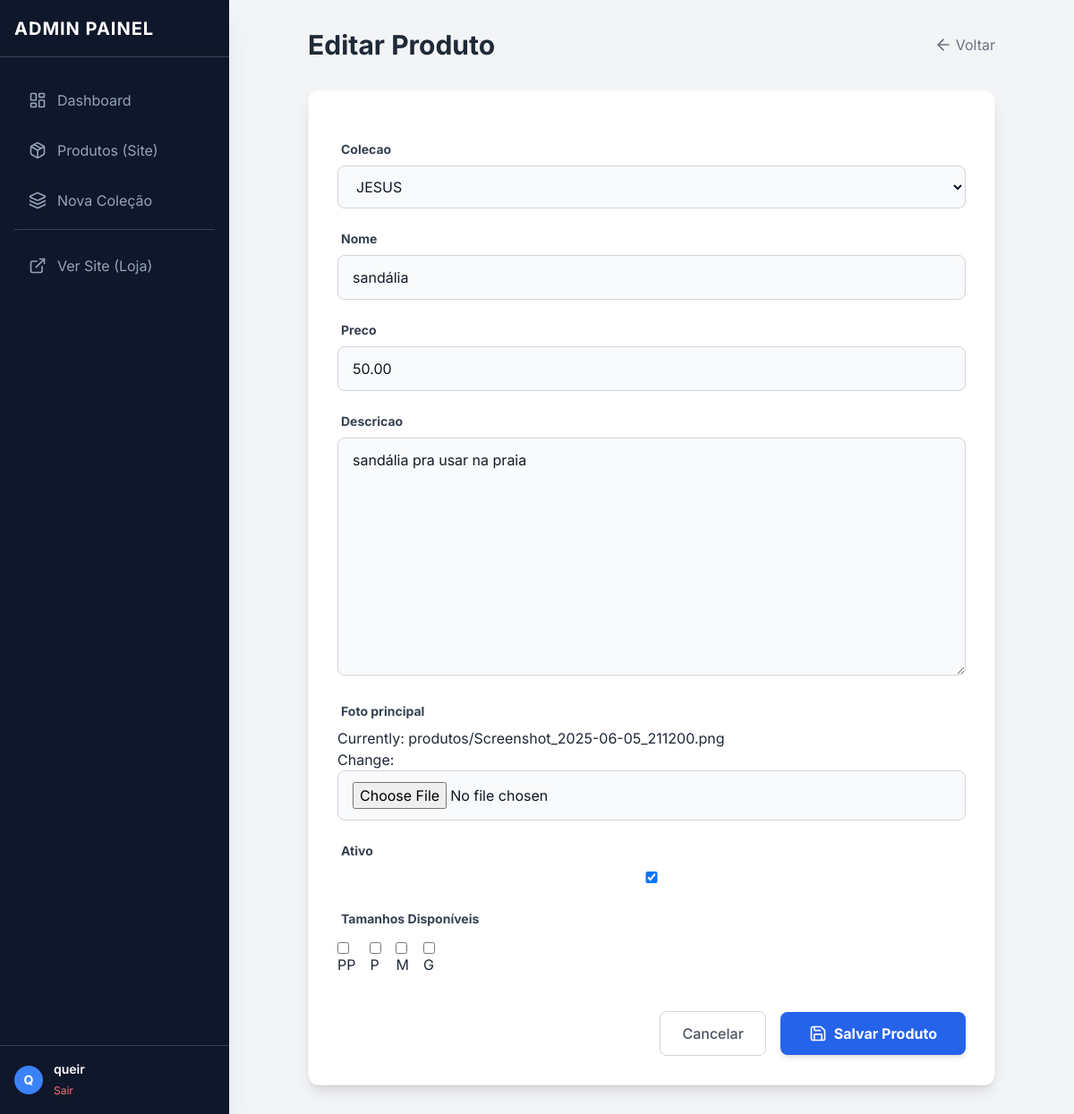
The page /produto/editar/10/ (signed in) on the database its author committed.
### loja/models.py (models this page shows, shortened)
class Produto(models.Model):
    colecao = models.ForeignKey(Colecao, on_delete=models.CASCADE, related_name='produtos')
    nome = models.CharField(max_length=200)
    preco = models.DecimalField(max_digits=10, decimal_places=2)
    foto_principal = models.ImageField(upload_to='produtos/')
    descricao = models.TextField(blank=True, null=True)
    ativo = models.BooleanField(default=True)
    tamanhos = models.ManyToManyField(Tamanho, blank=True, related_name='produtos')

### loja/views.py (the view)
# urls.py: path('produto/editar/<int:id>/', produto_editar, name='produto_editar'),
@login_required(login_url='/admin/login/')
def produto_editar(request, id):
    produto = get_object_or_404(Produto, id=id) # Pega o produto ou dá erro 404 se não existir
    if request.method == 'POST':
        form = ProdutoForm(request.POST, request.FILES, instance=produto) # 'instance' carrega os dados atuais
        if form.is_valid():
            form.save()
            return redirect('dashboard')
    else:
        form = ProdutoForm(instance=produto)
    return render(request, 'loja/produto_form.html', {'form': form, 'titulo': 'Editar Produto'})

### loja/forms.py
class ProdutoForm(forms.ModelForm):
    tamanhos = forms.ModelMultipleChoiceField(
        queryset=Tamanho.objects.all(),
        widget=forms.CheckboxSelectMultiple,
        required=False,
        label="Tamanhos Disponíveis"
    )
    class Meta:
        model = Produto
        fields = ['colecao','nome', 'preco', 'descricao', 'foto_principal', 'ativo','tamanhos',]
    def __init__(self, *args, **kwargs):
        super().__init__(*args, **kwargs)
        for field_name, field in self.fields.items():
            field.widget.attrs['class'] = 'w-full px-4 py-3 rounded-lg bg-gray-50 border border-gray-300 focus:border-blue-500 focus:bg-white focus:ring-2 focus:ring-blue-200 text-gray-900 transition duration-200 outline-none'
            field.widget.attrs['placeholder'] = f'Digite {field.label.lower()}...'
        self.fields['tamanhos'].widget.attrs['class'] = 'flex flex-wrap gap-4 mt-2'

### loja/models.py (called while the page is built)
    def __str__(self):
        return self.nome

    def __str__(self):
        return self.nome

### loja/templates/loja/produto_form.html (shortened to what this page needs)
{% extends 'loja/admin_base.html' %}
{% block content %}
<div class="max-w-3xl mx-auto">
    <div class="flex items-center justify-between mb-8">
        <h2 class="text-3xl font-bold text-gray-800">{{ titulo }}</h2>
        <a href="{% url 'dashboard' %}" class="flex items-center text-gray-500 hover:text-gray-800 transition">
            <i data-lucide="arrow-left" class="w-5 h-5 mr-1"></i>
            Voltar
        </a>
    </div>
    <div class="bg-white rounded-xl shadow-lg border border-gray-100 p-8">
        <form method="POST" enctype="multipart/form-data" class="space-y-6">
            {% for field in form %}
            <div>
                <label class="block text-sm font-bold text-gray-700 mb-2 ml-1">
                    {{ field.label }}
                </label>
                {{ field }}
            </div>
            {% endfor %}
            <div class="pt-4 flex items-center justify-end gap-4">
                <a href="{% url 'dashboard' %}" class="px-6 py-3 rounded-lg border border-gray-300 text-gray-600 hover:bg-gray-50 font-medium transition">
                    Cancelar
                </a>
                <button type="submit" class="px-8 py-3 rounded-lg bg-blue-600 text-white font-bold hover:bg-blue-700 shadow-md transition flex items-center">
                    <i data-lucide="save" class="w-5 h-5 mr-2"></i>
                    Salvar Produto
                </button>
            </div>
        </form>
    </div>
</div>
{% endblock %}

### loja/templates/loja/admin_base.html (shortened to what this page needs)
<!DOCTYPE html>
<html lang="pt-br">
<head>
    <script src="https://cdn.tailwindcss.com"></script>
</head>
<body class="bg-gray-100 text-gray-800 antialiased">
    <div class="flex h-screen overflow-hidden">
        <aside id="sidebar" class="fixed inset-y-0 left-0 z-50 w-64 bg-slate-900 text-white transform -translate-x-full transition-transform duration-300 ease-in-out md:relative md:translate-x-0 flex flex-col shadow-xl">
            <div class="h-16 flex items-center justify-between px-4 border-b border-slate-700">
                <h1 class="text-xl font-bold tracking-wider mx-auto md:mx-0">ADMIN PAINEL</h1>
            </div>
            <nav class="flex-1 px-4 py-6 space-y-2 overflow-y-auto">
                <a href="{% url 'dashboard' %}"
                class="flex items-center gap-3 px-4 py-3 rounded-lg transition
                {% if request.resolver_match.url_name == 'dashboard' %}
                    bg-blue-600 text-white shadow-lg
                {% else %}
                    text-slate-400 hover:bg-slate-800 hover:text-white
                {% endif %}">
                    <i data-lucide="layout-dashboard" class="w-5 h-5"></i>
                    Dashboard
                </a>
                <a href="{% url 'lista_produtos' %}"
                class="flex items-center gap-3 px-4 py-3 rounded-lg transition
                {% if request.resolver_match.url_name == 'lista_produtos' %}
                    bg-blue-600 text-white shadow-lg
                {% else %}
                    text-slate-400 hover:bg-slate-800 hover:text-white
                {% endif %}">
                    <i data-lucide="package" class="w-5 h-5"></i>
                    Produtos (Site)
                </a>
                <a href="{% url 'colecao_criar' %}"
                class="flex items-center gap-3 px-4 py-3 rounded-lg transition
                {% if request.resolver_match.url_name == 'colecao_criar' %}
                    bg-blue-600 text-white shadow-lg
                {% else %}
                    text-slate-400 hover:bg-slate-800 hover:text-white
                {% endif %}">
                    <i data-lucide="layers" class="w-5 h-5"></i>
                    Nova Coleção
                </a>
                <div class="border-t border-slate-700 my-4 pt-4">
                    <a href="{% url 'home' %}" target="_blank" class="flex items-center gap-3 px-4 py-3 text-slate-400 hover:text-white transition">
                        <i data-lucide="external-link" class="w-5 h-5"></i>
                        Ver Site (Loja)
                    </a>
                </div>
            </nav>
            <div class="p-4 border-t border-slate-700 bg-slate-900">
                <div class="flex items-center gap-3">
                    <div class="w-8 h-8 rounded-full bg-blue-500 flex items-center justify-center font-bold text-sm text-white">
                        {{ user.username|first|upper }}
                    </div>
                    <div>
                        <p class="text-sm font-semibold">{{ user.username }}</p>
                        <a href="/admin/logout/" class="text-xs text-red-400 hover:text-red-300">Sair</a>
                    </div>
                </div>
            </div>
        </aside>
        <main class="flex-1 flex flex-col h-full overflow-hidden">
            <div class="flex-1 overflow-y-auto p-4 md:p-8">
                {% block content %}
                {% endblock %}
            </div>
        </main>
    </div>
</body>
</html>

### loja/templates/loja/admin_base.html (style rules this page uses)
body { font-family: 'Inter', sans-serif; }

### rows shown on the page
Produto: form "JESUS" "sandália" "50.00" "sandália pra usar na praia" "☑"

### other values the page prints
{{ user.username|first|upper }} "Q"
{{ user.username }} "queir"
{{ titulo }} "Editar Produto"
{{ field.label }} "Colecao" "Nome" "Preco" "Descricao" "Foto principal" "Ativo" "Tamanhos Disponíveis"
